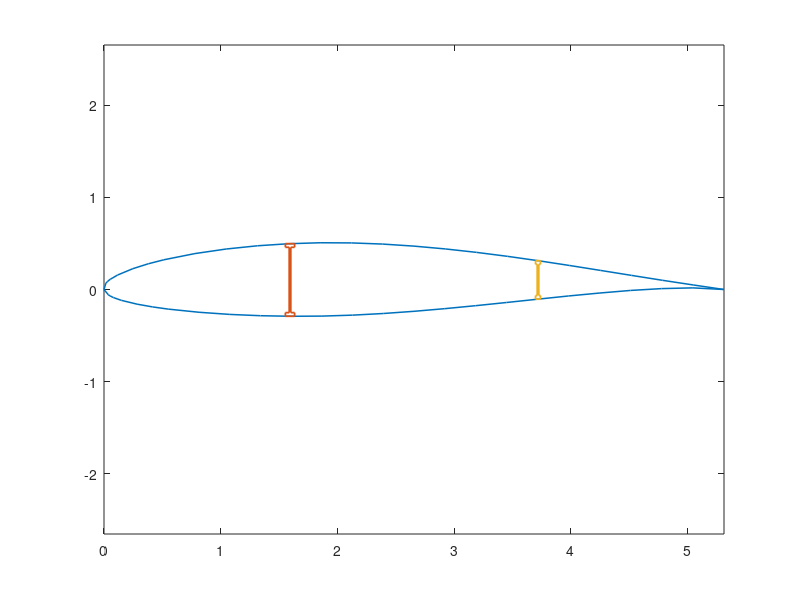

The MATLAB script that drew this image: (Note: this script raises an error after producing the figure.)
%% 
c = 1.619*3.28084;
coordinates = load('n63415-il.dat');
x = .01*c*coordinates(:,1);
y = .01*c*coordinates(:,2);
x1 = 0.3*c;
x2 = 0.7*c; 
tw = 0.004*3.28084;
tf = 0.012*3.28084;
y11=0.1517*3.28084;
y12=-0.08855*3.28084;
y21=0.09546*3.28084;
y22=-0.031975*3.28084;
t1 = 0.1*(y11-y12);
t2 = 0.1*(y21-y22);

%%
plot(x,y,'Linewidth',1.1);
hold on
plot([x1-t1/2, x1+t1/2, x1+t1/2, x1+tw/2, ...
    x1+tw/2, x1+t1/2, x1+t1/2, x1-t1/2, x1-t1/2, x1-tw/2, ...
    x1-tw/2, x1-t1/2, x1-t1/2],[y11, y11, y11-tf, y11-tf, y12+tf, y12+tf, ...
    y12, y12, y12+tf, y12+tf, y11-tf, y11-tf, y11],'Linewidth', 1.3);
xlim([0 1]*c);
ylim([-0.5 0.5]*c);
hold on
plot([x2-t2/2, x2+t2/2, x2+t2/2, x2+tw/2, ...
    x2+tw/2, x2+t2/2, x2+t2/2, x2-t2/2, x2-t2/2, x2-tw/2, ...
    x2-tw/2, x2-t2/2, x2-t2/2],[y21, y21, y21-tf, y21-tf, y22+tf, y22+tf, ...
    y22, y22, y22+tf, y22+tf, y21-tf, y21-tf, y21], 'Linewidth', 1.3);
ax = gca;
ax.FontSize = 14;
ax.XAxis.LineWidth = 1.2;
ax.YAxis.LineWidth = 1.2;
hold on
z_stringer=[x(12),x(9),x(40),x(43)];
y_stringer=[y(12),y(9),y(40),y(43)];
y_centroid = 0.0929 ;
z_centroid = 2.5937 ;
plot(z_stringer,y_stringer,'*k',z_centroid,y_centroid,'*m');
grid on;
set(gcf, 'Position',  [100, 100, 900, 600]);